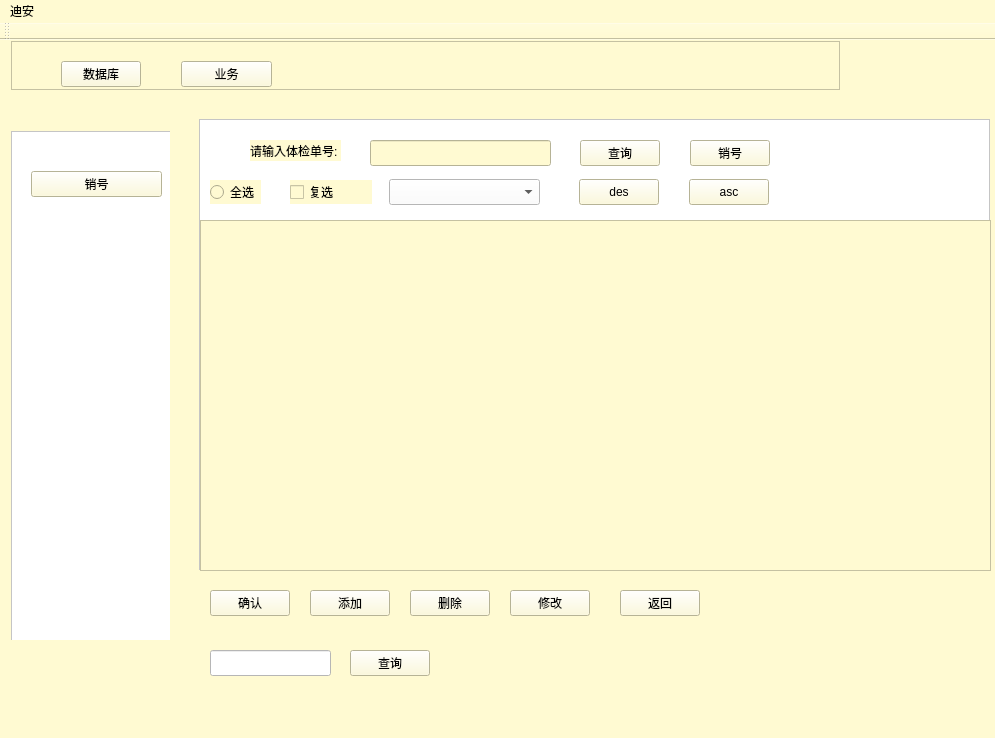
<?xml version="1.0" encoding="UTF-8"?>
<ui version="4.0">
 <class>MainWindow</class>
 <widget class="QMainWindow" name="MainWindow">
  <property name="geometry">
   <rect>
    <x>0</x>
    <y>0</y>
    <width>995</width>
    <height>738</height>
   </rect>
  </property>
  <property name="windowTitle">
   <string>main_mune</string>
  </property>
  <property name="styleSheet">
   <string notr="true">background-color: rgb(255, 250, 210);</string>
  </property>
  <widget class="QWidget" name="centralWidget">
   <widget class="QWidget" name="verticalLayoutWidget">
    <property name="geometry">
     <rect>
      <x>0</x>
      <y>80</y>
      <width>181</width>
      <height>531</height>
     </rect>
    </property>
    <layout class="QVBoxLayout" name="verticalLayout">
     <item>
      <widget class="QFrame" name="frame_3">
       <property name="styleSheet">
        <string notr="true">background-color: rgb(255, 255, 255);</string>
       </property>
       <property name="frameShape">
        <enum>QFrame::StyledPanel</enum>
       </property>
       <property name="frameShadow">
        <enum>QFrame::Raised</enum>
       </property>
       <widget class="QTreeView" name="treeView">
        <property name="geometry">
         <rect>
          <x>0</x>
          <y>0</y>
          <width>181</width>
          <height>531</height>
         </rect>
        </property>
        <property name="styleSheet">
         <string notr="true">background-color: rgb(255, 255, 255);
</string>
        </property>
       </widget>
       <widget class="QPushButton" name="pushButton_business_xiaohao">
        <property name="geometry">
         <rect>
          <x>20</x>
          <y>40</y>
          <width>131</width>
          <height>26</height>
         </rect>
        </property>
        <property name="styleSheet">
         <string notr="true">background-color: rgb(255, 250, 210);</string>
        </property>
        <property name="text">
         <string>销号</string>
        </property>
       </widget>
      </widget>
     </item>
    </layout>
   </widget>
   <widget class="QPushButton" name="pushButton_find">
    <property name="geometry">
     <rect>
      <x>350</x>
      <y>610</y>
      <width>80</width>
      <height>26</height>
     </rect>
    </property>
    <property name="text">
     <string>查询</string>
    </property>
   </widget>
   <widget class="QLineEdit" name="lineEdit_find">
    <property name="geometry">
     <rect>
      <x>210</x>
      <y>610</y>
      <width>121</width>
      <height>26</height>
     </rect>
    </property>
    <property name="styleSheet">
     <string notr="true">background-color: rgb(255, 255, 255);</string>
    </property>
   </widget>
   <widget class="QPushButton" name="pushButton_comfirm">
    <property name="geometry">
     <rect>
      <x>210</x>
      <y>550</y>
      <width>80</width>
      <height>26</height>
     </rect>
    </property>
    <property name="styleSheet">
     <string notr="true"/>
    </property>
    <property name="text">
     <string>确认</string>
    </property>
   </widget>
   <widget class="QPushButton" name="pushButton_add">
    <property name="geometry">
     <rect>
      <x>310</x>
      <y>550</y>
      <width>80</width>
      <height>26</height>
     </rect>
    </property>
    <property name="styleSheet">
     <string notr="true"/>
    </property>
    <property name="text">
     <string>添加</string>
    </property>
   </widget>
   <widget class="QPushButton" name="pushButton_delete">
    <property name="geometry">
     <rect>
      <x>410</x>
      <y>550</y>
      <width>80</width>
      <height>26</height>
     </rect>
    </property>
    <property name="styleSheet">
     <string notr="true"/>
    </property>
    <property name="text">
     <string>删除</string>
    </property>
   </widget>
   <widget class="QPushButton" name="pushButton_update">
    <property name="geometry">
     <rect>
      <x>510</x>
      <y>550</y>
      <width>80</width>
      <height>26</height>
     </rect>
    </property>
    <property name="styleSheet">
     <string notr="true"/>
    </property>
    <property name="text">
     <string>修改</string>
    </property>
   </widget>
   <widget class="QPushButton" name="pushButton_back">
    <property name="geometry">
     <rect>
      <x>620</x>
      <y>550</y>
      <width>80</width>
      <height>26</height>
     </rect>
    </property>
    <property name="styleSheet">
     <string notr="true"/>
    </property>
    <property name="text">
     <string>返回</string>
    </property>
   </widget>
   <widget class="QWidget" name="horizontalLayoutWidget">
    <property name="geometry">
     <rect>
      <x>0</x>
      <y>-10</y>
      <width>851</width>
      <height>71</height>
     </rect>
    </property>
    <layout class="QHBoxLayout" name="horizontalLayout">
     <item>
      <widget class="QFrame" name="frame_2">
       <property name="styleSheet">
        <string notr="true">selection-color: rgb(0, 170, 255);</string>
       </property>
       <property name="frameShape">
        <enum>QFrame::StyledPanel</enum>
       </property>
       <property name="frameShadow">
        <enum>QFrame::Raised</enum>
       </property>
       <widget class="QPushButton" name="pushButton_business">
        <property name="geometry">
         <rect>
          <x>170</x>
          <y>20</y>
          <width>91</width>
          <height>26</height>
         </rect>
        </property>
        <property name="text">
         <string>业务</string>
        </property>
       </widget>
       <widget class="QPushButton" name="pushButton_database">
        <property name="geometry">
         <rect>
          <x>50</x>
          <y>20</y>
          <width>80</width>
          <height>26</height>
         </rect>
        </property>
        <property name="text">
         <string>数据库</string>
        </property>
       </widget>
      </widget>
     </item>
    </layout>
   </widget>
   <widget class="QFrame" name="frame_4">
    <property name="geometry">
     <rect>
      <x>199</x>
      <y>79</y>
      <width>791</width>
      <height>451</height>
     </rect>
    </property>
    <property name="styleSheet">
     <string notr="true">background-color: rgb(255, 255, 255);</string>
    </property>
    <property name="frameShape">
     <enum>QFrame::StyledPanel</enum>
    </property>
    <property name="frameShadow">
     <enum>QFrame::Raised</enum>
    </property>
    <widget class="QTableView" name="tableView">
     <property name="geometry">
      <rect>
       <x>0</x>
       <y>0</y>
       <width>791</width>
       <height>451</height>
      </rect>
     </property>
     <property name="styleSheet">
      <string notr="true">background-color: rgb(170, 255, 255);
background-color: rgb(255, 250, 210);
background-color: rgb(85, 255, 127);
background-color: rgb(255, 255, 255);</string>
     </property>
    </widget>
    <widget class="QPushButton" name="pushButton_des">
     <property name="geometry">
      <rect>
       <x>380</x>
       <y>60</y>
       <width>80</width>
       <height>26</height>
      </rect>
     </property>
     <property name="styleSheet">
      <string notr="true">background-color: rgb(255, 250, 210);</string>
     </property>
     <property name="text">
      <string>des</string>
     </property>
    </widget>
    <widget class="QPushButton" name="pushButton_asc">
     <property name="geometry">
      <rect>
       <x>490</x>
       <y>60</y>
       <width>80</width>
       <height>26</height>
      </rect>
     </property>
     <property name="styleSheet">
      <string notr="true">background-color: rgb(255, 250, 210);</string>
     </property>
     <property name="text">
      <string>asc</string>
     </property>
    </widget>
    <widget class="QComboBox" name="comboBox_status">
     <property name="geometry">
      <rect>
       <x>190</x>
       <y>60</y>
       <width>151</width>
       <height>26</height>
      </rect>
     </property>
     <property name="styleSheet">
      <string notr="true">selection-color: rgb(255, 170, 0);</string>
     </property>
     <item>
      <property name="text">
       <string/>
      </property>
     </item>
    </widget>
   </widget>
   <widget class="QLineEdit" name="lineEdit_xiaohao">
    <property name="geometry">
     <rect>
      <x>370</x>
      <y>100</y>
      <width>181</width>
      <height>26</height>
     </rect>
    </property>
   </widget>
   <widget class="QPushButton" name="pushButton_xiaohao">
    <property name="geometry">
     <rect>
      <x>580</x>
      <y>100</y>
      <width>80</width>
      <height>26</height>
     </rect>
    </property>
    <property name="text">
     <string>查询</string>
    </property>
   </widget>
   <widget class="QLabel" name="label_xiaohao">
    <property name="geometry">
     <rect>
      <x>250</x>
      <y>100</y>
      <width>91</width>
      <height>21</height>
     </rect>
    </property>
    <property name="text">
     <string>请输入体检单号:</string>
    </property>
   </widget>
   <widget class="QTableView" name="tableView_xiaohao">
    <property name="geometry">
     <rect>
      <x>200</x>
      <y>180</y>
      <width>791</width>
      <height>351</height>
     </rect>
    </property>
   </widget>
   <widget class="QPushButton" name="pushButton_remove">
    <property name="geometry">
     <rect>
      <x>690</x>
      <y>100</y>
      <width>80</width>
      <height>26</height>
     </rect>
    </property>
    <property name="text">
     <string>销号</string>
    </property>
   </widget>
   <widget class="QRadioButton" name="radioButton">
    <property name="geometry">
     <rect>
      <x>210</x>
      <y>140</y>
      <width>51</width>
      <height>24</height>
     </rect>
    </property>
    <property name="text">
     <string>全选</string>
    </property>
   </widget>
   <widget class="QCheckBox" name="checkBox">
    <property name="geometry">
     <rect>
      <x>290</x>
      <y>140</y>
      <width>82</width>
      <height>24</height>
     </rect>
    </property>
    <property name="text">
     <string>复选</string>
    </property>
   </widget>
   <zorder>frame_4</zorder>
   <zorder>verticalLayoutWidget</zorder>
   <zorder>pushButton_find</zorder>
   <zorder>lineEdit_find</zorder>
   <zorder>pushButton_comfirm</zorder>
   <zorder>pushButton_add</zorder>
   <zorder>pushButton_delete</zorder>
   <zorder>pushButton_update</zorder>
   <zorder>pushButton_back</zorder>
   <zorder>horizontalLayoutWidget</zorder>
   <zorder>lineEdit_xiaohao</zorder>
   <zorder>pushButton_xiaohao</zorder>
   <zorder>label_xiaohao</zorder>
   <zorder>tableView_xiaohao</zorder>
   <zorder>pushButton_remove</zorder>
   <zorder>radioButton</zorder>
   <zorder>checkBox</zorder>
  </widget>
  <widget class="QMenuBar" name="menuBar">
   <property name="geometry">
    <rect>
     <x>0</x>
     <y>0</y>
     <width>995</width>
     <height>23</height>
    </rect>
   </property>
   <widget class="QMenu" name="menutestdb">
    <property name="title">
     <string>迪安</string>
    </property>
   </widget>
   <addaction name="menutestdb"/>
  </widget>
  <widget class="QToolBar" name="mainToolBar">
   <attribute name="toolBarArea">
    <enum>TopToolBarArea</enum>
   </attribute>
   <attribute name="toolBarBreak">
    <bool>false</bool>
   </attribute>
  </widget>
  <widget class="QStatusBar" name="statusBar"/>
 </widget>
 <layoutdefault spacing="6" margin="11"/>
 <resources/>
 <connections/>
</ui>
